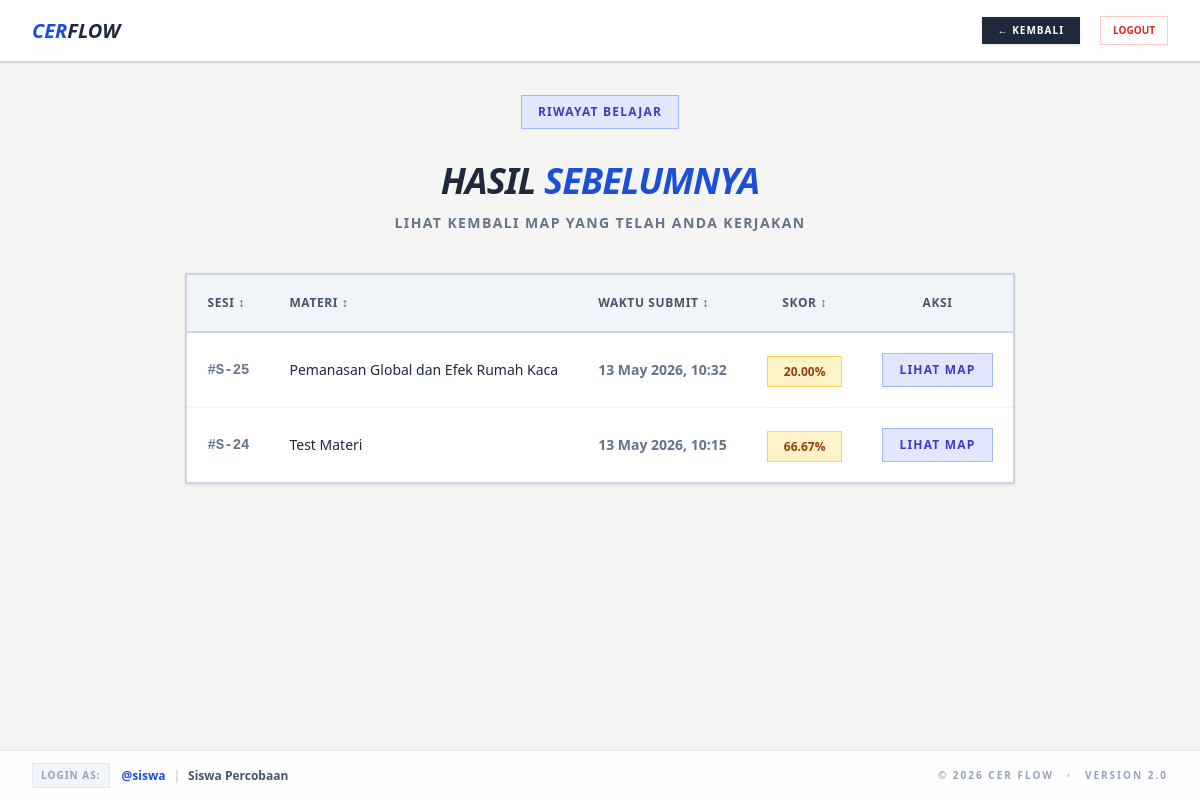
Screenshot of /history.php (signed in) with the database file from the repository.
### tables this page shows
CREATE TABLE `scores` (
  `id` int NOT NULL AUTO_INCREMENT,
  `user_id` int DEFAULT NULL,
  `map_id` int DEFAULT NULL,
  `session_id` int DEFAULT NULL,
  `score` decimal(5,2) DEFAULT NULL,
  `submitted_at` timestamp NOT NULL DEFAULT CURRENT_TIMESTAMP,
  `map_data` longtext,
  PRIMARY KEY (`id`),
  KEY `user_id` (`user_id`),
  KEY `map_id` (`map_id`),
  KEY `session_id` (`session_id`),
  CONSTRAINT `scores_ibfk_1` FOREIGN KEY (`user_id`) REFERENCES `users` (`id`) ON DELETE CASCADE,
  CONSTRAINT `scores_ibfk_2` FOREIGN KEY (`map_id`) REFERENCES `cer_maps` (`id`) ON DELETE CASCADE,
  CONSTRAINT `scores_ibfk_3` FOREIGN KEY (`session_id`) REFERENCES `user_sessions` (`id`) ON DELETE CASCADE
);

CREATE TABLE `cer_maps` (
  `id` int NOT NULL AUTO_INCREMENT,
  `title` varchar(100) NOT NULL,
  `allow_feedback` tinyint(1) NOT NULL DEFAULT '1',
  `reading_text` text,
  `allow_reading` tinyint(1) NOT NULL DEFAULT '1',
  `created_at` timestamp NOT NULL DEFAULT CURRENT_TIMESTAMP,
  PRIMARY KEY (`id`)
);

### app/Models/Score.php (called while the page is built, shortened)
<?php
class Score {
    private $conn;
    private $table_name = "scores";
    public function __construct($db) {
        $this->conn = $db;
    }
    public function getByUserId($user_id) {
        $query = "SELECT s.id as score_id, s.session_id, s.score, s.submitted_at, s.map_data, m.title as map_title
                  FROM " . $this->table_name . " s
                  JOIN cer_maps m ON s.map_id = m.id
                  WHERE s.user_id = :user_id
                  ORDER BY s.submitted_at DESC";
        $stmt = $this->conn->prepare($query);
        $stmt->bindParam(':user_id', $user_id);
        $stmt->execute();
        return $stmt->fetchAll(PDO::FETCH_ASSOC);
    }
}
?>

### history.php (the view, shortened to what this page needs)
<?php
require_once 'app/Models/Score.php';
$database = new Database();
$db = $database->getConnection();
$scoreModel = new Score($db);
$user_id = $_SESSION['user_id'];
$scores = $scoreModel->getByUserId($user_id);
include 'partials/header.php';
include 'partials/navbar.php';
?>
<div class="max-w-6xl mx-auto p-8 pb-24">
    <div class="mb-10 text-center">
        <span class="text-xs font-black text-indigo-700 bg-indigo-100 px-4 py-2 uppercase tracking-widest mb-4 inline-block border border-indigo-300">Riwayat Belajar</span>
        <h2 class="text-4xl font-black text-slate-800 tracking-tight uppercase italic mt-4">Hasil <span class="text-blue-700">Sebelumnya</span></h2>
        <p class="text-sm text-slate-500 font-bold uppercase tracking-widest mt-3">Lihat kembali map yang telah Anda kerjakan</p>
    </div>
    <div class="bg-white border-2 border-slate-300 shadow overflow-hidden">
        <table class="w-full text-left border-collapse" id="history-table">
            <thead>
                <tr class="bg-slate-100 border-b-2 border-slate-300 text-xs uppercase font-black text-slate-600 tracking-wider">
                    <th class="p-5 cursor-pointer hover:text-blue-700 transition-colors" onclick="sortTable(0)">Sesi ↕</th>
                    <th class="p-5 cursor-pointer hover:text-blue-700 transition-colors" onclick="sortTable(1)">Materi ↕</th>
                    <th class="p-5 cursor-pointer hover:text-blue-700 transition-colors" onclick="sortTable(2)">Waktu Submit ↕</th>
                    <th class="p-5 text-center cursor-pointer hover:text-blue-700 transition-colors" onclick="sortTable(3)">Skor ↕</th>
                    <th class="p-5 text-center">Aksi</th>
                </tr>
            </thead>
            <tbody class="divide-y divide-slate-100" id="table-body">
                <?php if (count($scores) > 0): ?>
                    <?php foreach ($scores as $s): ?>
                        <tr class="hover:bg-stone-50 transition-all group" data-full-date="<?php echo $s['submitted_at']; ?>">
                            <td class="p-5 text-sm font-mono font-bold text-slate-500">
                                #S-<?php echo $s['session_id']; ?>
                            </td>
                            <td class="p-5 text-sm font-medium text-slate-800">
                                <?php echo htmlspecialchars($s['map_title']); ?>
                            </td>
                            <td class="p-5 text-sm font-bold text-slate-500">
                                <?php echo date('d M Y, H:i', strtotime($s['submitted_at'])); ?>
                            </td>
                            <td class="p-5 text-center">
                                <span class="px-4 py-1.5 text-xs font-black border <?php echo $s['score'] >= 70 ? 'bg-emerald-100 text-emerald-800 border-emerald-300' : 'bg-amber-100 text-amber-800 border-amber-300'; ?>">
                                    <?php echo $s['score']; ?>%
                                </span>
                            </td>
                            <td class="p-5 text-center">
                                <?php if (!empty($s['map_data'])): ?>
                                    <a href="view_map.php?score_id=<?php echo $s['score_id']; ?>" class="bg-indigo-100 text-indigo-700 border border-indigo-300 px-4 py-2 text-xs font-black uppercase tracking-widest hover:bg-indigo-700 hover:text-white transition-all inline-block">
                                        Lihat Map
                                    </a>
                                <?php else: ?>
                                    <span class="text-slate-300 text-[10px] font-bold uppercase tracking-widest">N/A</span>
                                <?php endif; ?>
                            </td>
                        </tr>
                    <?php endforeach; ?>
                <?php endif; ?>
            </tbody>
        </table>
    </div>
</div>
<?php include 'partials/footer.php'; ?>

### partials/header.php (style rules this page uses)
* { border-radius: 0 !important; }
body { font-size: 14px; }

### rows the page displays
scores: session "25", map.title "Pemanasan Global dan Efek Rumah Kaca", submitted_at "13 May 2026, 10:32", score "20.00"
scores: session "24", map.title "Test Materi", submitted_at "13 May 2026, 10:15", score "66.67"

### other values shown
$_SESSION['username'] "siswa"
$_SESSION['namalengkap'] "Siswa Percobaan"
